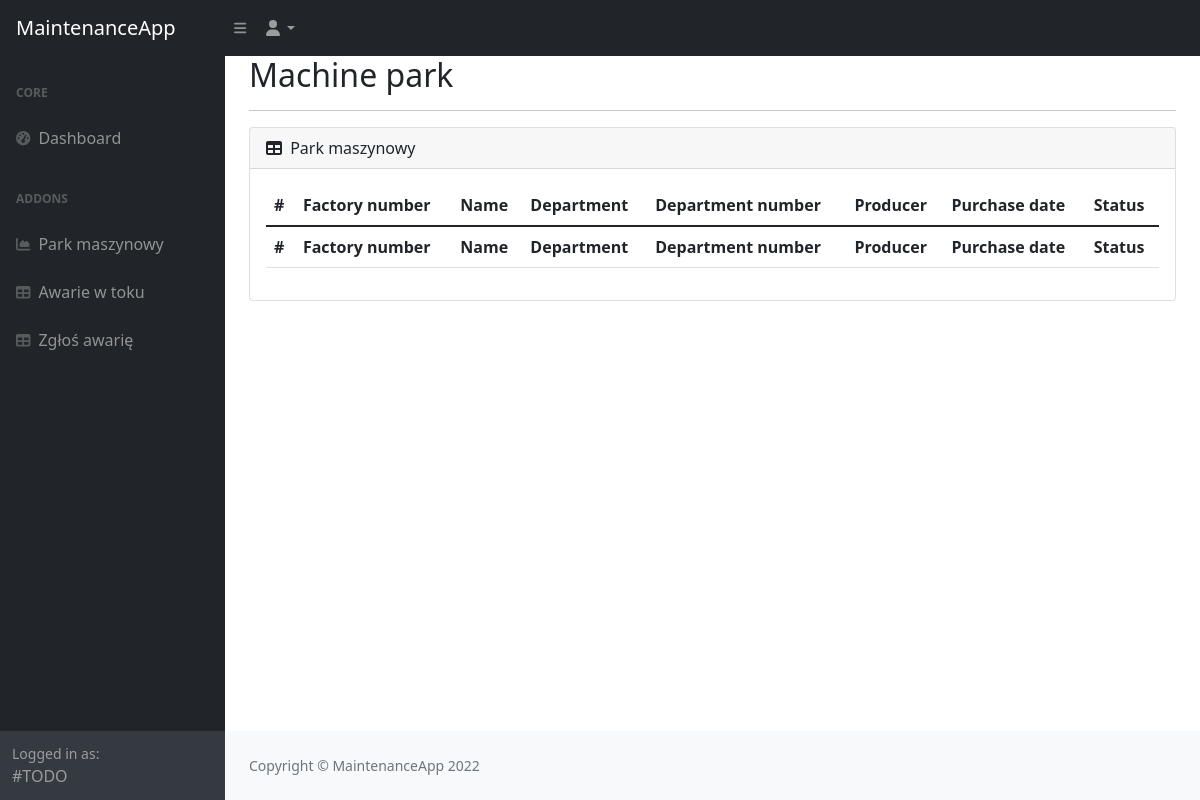
The app's page /, older data.
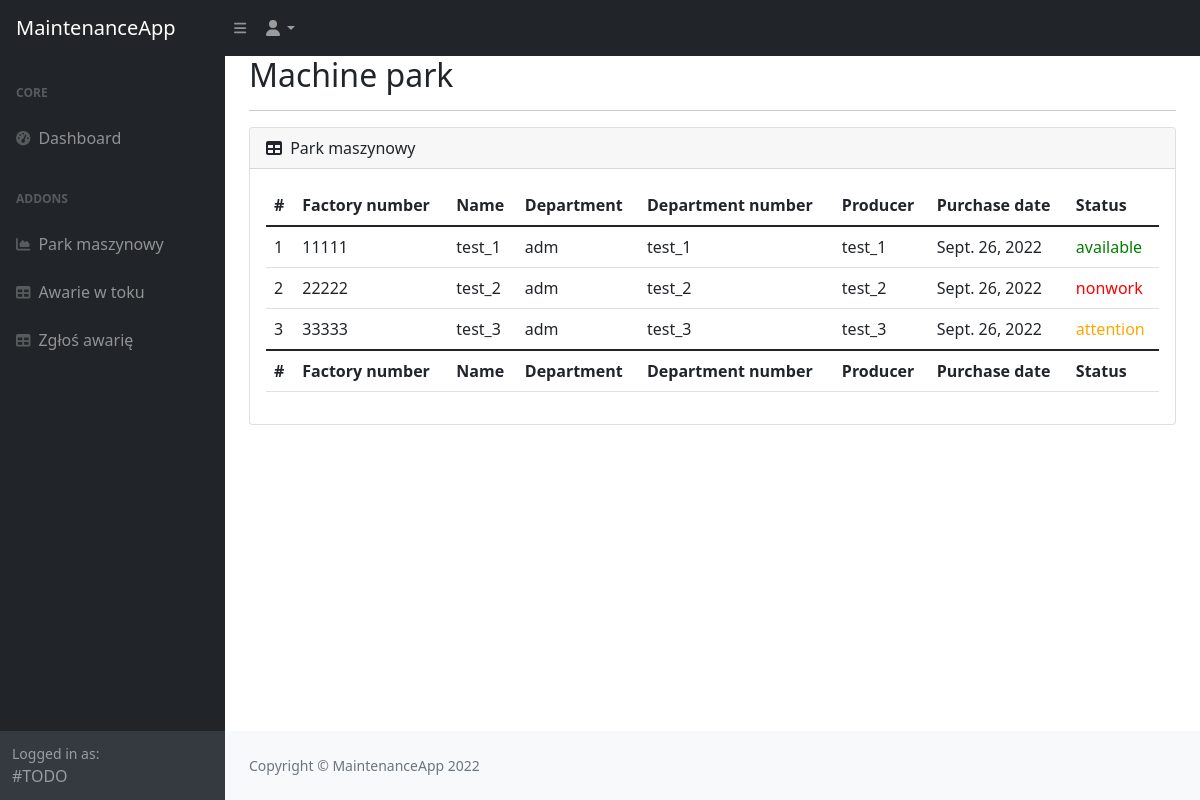
The same page, newer data.
### machines/models.py (models this page shows, shortened)
class Machine(models.Model):
    STATUS = (
        ("available", "working fine"),
        ("nonwork", "not working"),
        ("attention", "need some repairs but working"),
    )
    factory_number = models.CharField(max_length=100)
    machine_group = models.ForeignKey(MachineGroup, on_delete=models.CASCADE, default=0)
    name = models.CharField(max_length=100)
    number = models.CharField(max_length=100)
    producer = models.CharField(max_length=100)
    purchase_data = models.DateField()
    department = models.ForeignKey(Department, on_delete=models.CASCADE)
    machine_status = models.CharField(
        max_length=32, choices=STATUS, default="available"
    )

### departments/models.py (models this page shows)
class Department(models.Model):
    name = models.CharField(max_length=32)

### machines/views.py (the view)
# urls.py: path("", machines_comparison, name="machines_comparison"),
def machines_comparison(request):
    machines = Machine.objects.all()
    context = {"machines": machines}
    return render(request, "machines/machines_comparison.html", context)

### machines/templates/machines/machines_comparison.html
{% extends 'maintenance/base.html' %}
{% block content %}
<h2>Machine park</h2>
<hr>
<div class="card mb-4">
    <div class="card-header">
        <i class="fas fa-table me-1"></i>
        Park maszynowy
    </div>
    <div class="card-body">
        <table class="table">
            <thead>
                <tr>
                    <th>#</th>
                    <th>Factory number</th>
                    <th>Name</th>
                    <th>Department</th>
                    <th>Department number</th>
                    <th>Producer</th>
                    <th>Purchase date</th>
                    <th>Status</th>
                </tr>
            </thead>
            <tfoot>
                <tr>
                    <th>#</th>
                    <th>Factory number</th>
                    <th>Name</th>
                    <th>Department</th>
                    <th>Department number</th>
                    <th>Producer</th>
                    <th>Purchase date</th>
                    <th>Status</th>
                </tr>
            </tfoot>
            <tbody>
            {% for machine in machines %}
                <tr>
                    <td>{{ machine.pk }}</td>
                    <td>{{ machine.factory_number }}</td>
                    <td>{{ machine.name }}</td>
                    <td>{{ machine.department.name }}</td>
                    <td>{{ machine.number }}</td>
                    <td>{{ machine.producer }}</td>
                    <td>{{ machine.purchase_data }}</td>
                    <td><p class="machine-{{ machine.machine_status }}">{{ machine.machine_status }}</p></td>
                </tr>
            {% endfor %}
            </tbody>
        </table>
    </div>
</div>
{% endblock %}

### maintenance/templates/maintenance/base.html (shortened to what this page needs)
<!DOCTYPE html>
{% load static %}
<html lang="en">
    <head>
        <link href="https://cdn.jsdelivr.net/npm/simple-datatables@latest/dist/style.css" rel="stylesheet" />
        <link href="{% static 'maintenance/base.css' %}" rel="stylesheet" />
    </head>
    <body class="sb-nav-fixed">
        <nav class="sb-topnav navbar navbar-expand navbar-dark bg-dark">
            <a class="navbar-brand ps-3" href="#">MaintenanceApp</a>
            <button class="btn btn-link btn-sm order-1 order-lg-0 me-4 me-lg-0" id="sidebarToggle" href="#!"><i class="fas fa-bars"></i></button>
            <ul class="navbar-nav ms-auto ms-md-0 me-3 me-lg-4">
                <li class="nav-item dropdown">
                    <a class="nav-link dropdown-toggle" id="navbarDropdown" href="#" role="button" data-bs-toggle="dropdown" aria-expanded="false"><i class="fas fa-user fa-fw"></i></a>
                </li>
            </ul>
        </nav>
        <div id="layoutSidenav">
            <div id="layoutSidenav_nav">
                <nav class="sb-sidenav accordion sb-sidenav-dark" id="sidenavAccordion">
                    <div class="sb-sidenav-menu">
                        <div class="nav">
                            <div class="sb-sidenav-menu-heading">Core</div>
                            <a class="nav-link" href="#">
                                <div class="sb-nav-link-icon"><i class="fas fa-tachometer-alt"></i></div>
                                Dashboard
                            </a>
                            <div class="sb-sidenav-menu-heading">Addons</div>
                            <a class="nav-link" href="{% url 'machines_comparison' %}">
                                <div class="sb-nav-link-icon"><i class="fas fa-chart-area"></i></div>
                                Park maszynowy
                            </a>
                            <a class="nav-link" href="{% url 'malfunctions_pending' %}">
                                <div class="sb-nav-link-icon"><i class="fas fa-table"></i></div>
                                Awarie w toku
                            </a>
                            <a class="nav-link" href="{% url 'malfunctions_report' %}">
                                <div class="sb-nav-link-icon"><i class="fas fa-table"></i></div>
                                Zgłoś awarię
                            </a>
                        </div>
                    </div>
                    <div class="sb-sidenav-footer">
                        <div class="small">Logged in as:</div>
                        #TODO
                    </div>
                </nav>
            </div>
            <div id="layoutSidenav_content">
                <main>
                    <div class="container-fluid px-4">
                        {% block content %}
                        {% endblock %}
                    </div>
                </main>
                <footer class="py-4 bg-light mt-auto">
                    <div class="container-fluid px-4">
                        <div class="d-flex align-items-center justify-content-between small">
                            <div class="text-muted">Copyright &copy; MaintenanceApp 2022</div>
                        </div>
                    </div>
                </footer>
            </div>
        </div>
    </body>
</html>

Row changes from the older to the newer data that the page shows:
added Machine: pk "1", factory_number "11111", name "test_1", department.name "adm", number "test_1", producer "test_1", purchase_data "Sept. 26, 2022", machine_status "available"
added Machine: pk "2", factory_number "22222", name "test_2", department.name "adm", number "test_2", producer "test_2", purchase_data "Sept. 26, 2022", machine_status "nonwork"
added Machine: pk "3", factory_number "33333", name "test_3", department.name "adm", number "test_3", producer "test_3", purchase_data "Sept. 26, 2022", machine_status "attention"
